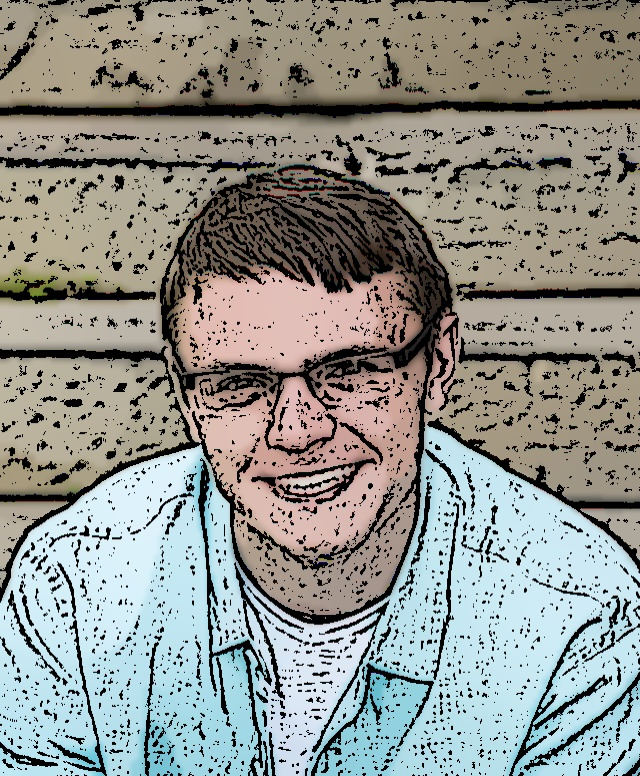
#> input picture Cartoon version.jpg, 640 x 776 px
$ python -i cartooninator.py   (imports and definitions only)
#> lines starting #> are read from the running program, lines starting #| are printed output that depends on the picture
#> further down, picture is the input picture: shape (776, 640, 3); mean B, G, R 141.2, 146.9, 144.8
import cv2
import numpy as np
from scipy import ndimage

# Environment Variables

def cartoonify(img):
    ## Edges
    edges = cv2.Canny(np.uint8(img), 10, 200)
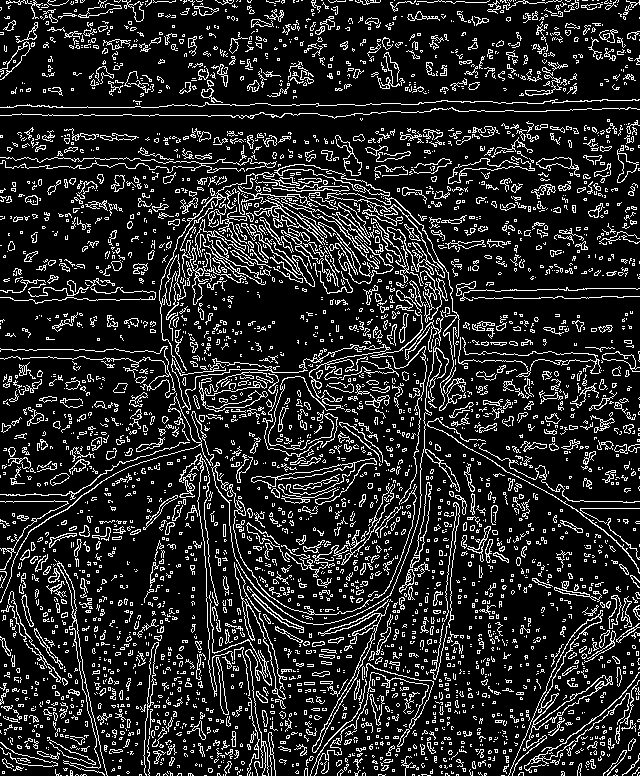
#> edges: shape (776, 640); 15.2% white in thin lines or dots
    edges = np.abs(edges - 255)
#> edges: shape (776, 640); values 0 (black) and 1 (white), 84.8% white; black in thin lines or dots

    # Cartoonization
    blurred = blur(np.uint8(img))
    img = cv2.bitwise_and(blurred, blurred, mask=edges)

    return img

# guassian blur
def blur(img):
    sigma = .1
    G = fgaussian(2 * np.ceil(3 * sigma) + 1, sigma)
    gIm = np.uint8(np.zeros([len(img),len(img[0]),3]))
#> gIm: shape (776, 640, 3); every value is 0
    gIm[:,:,0] = ndimage.convolve(img[:,:,0], G, mode="nearest")
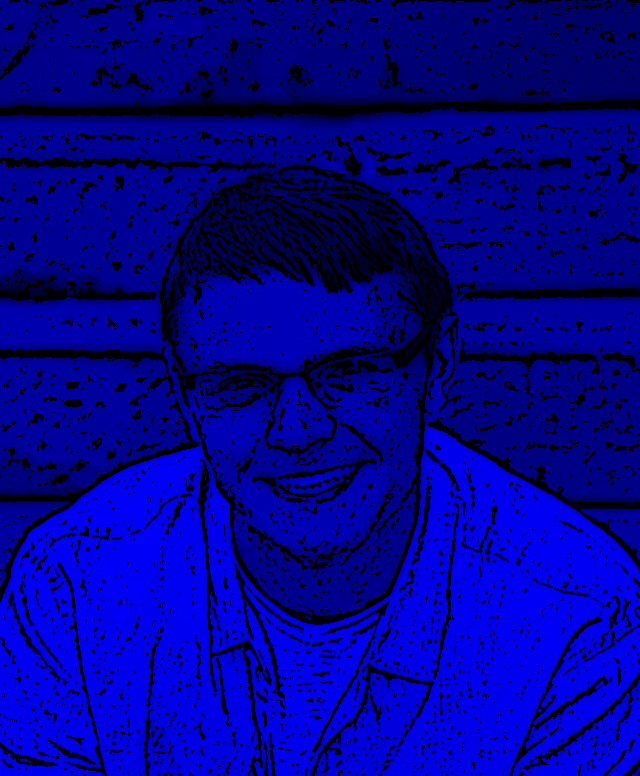
#> gIm: shape (776, 640, 3); mean B, G, R 141.2, 0, 0
    gIm[:,:,1] = ndimage.convolve(img[:,:,1], G, mode="nearest")
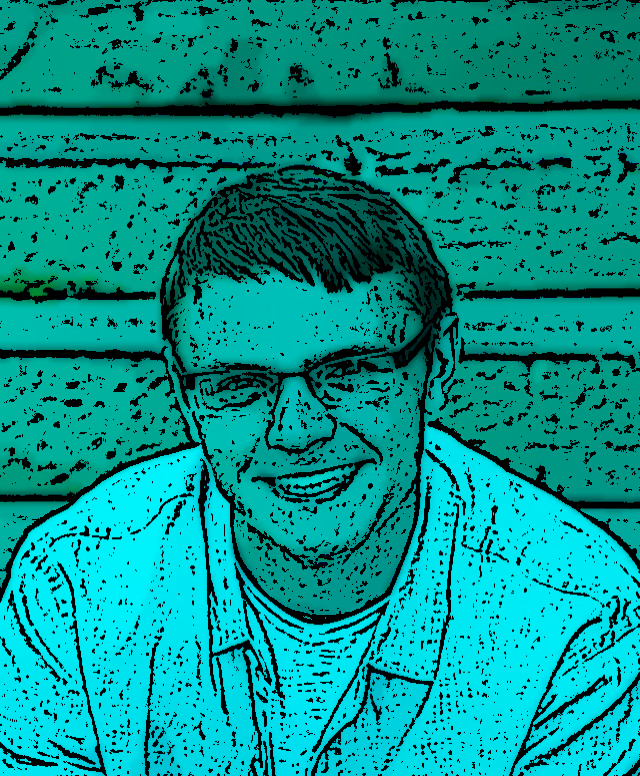
#> gIm: shape (776, 640, 3); mean B, G, R 141.2, 146.9, 0
    gIm[:,:,2] = ndimage.convolve(img[:,:,2], G, mode="nearest")
    return gIm
def fgaussian(size, sig):

  #Prep for two dims
  shape = (size,size)

  m,n = [(ss-1.)/2. for ss in shape]
  y,x = np.ogrid[-m:m + 1, -n:n + 1]


  h = np.exp( -(x * x + y * y) / (2. * sig * sig) )
  h[ h < np.finfo(h.dtype).eps * h.max() ] = 0

  sumh = h.sum()
  if sumh != 0:
    h /= sumh
  return h

>>> import cv2
>>> picture = cv2.imread('Cartoon version.jpg')
>>> result = cartoonify(picture)
#> in cartoonify, `img = cv2.bitwise_and(blurred, blurred, mask=edges)`:
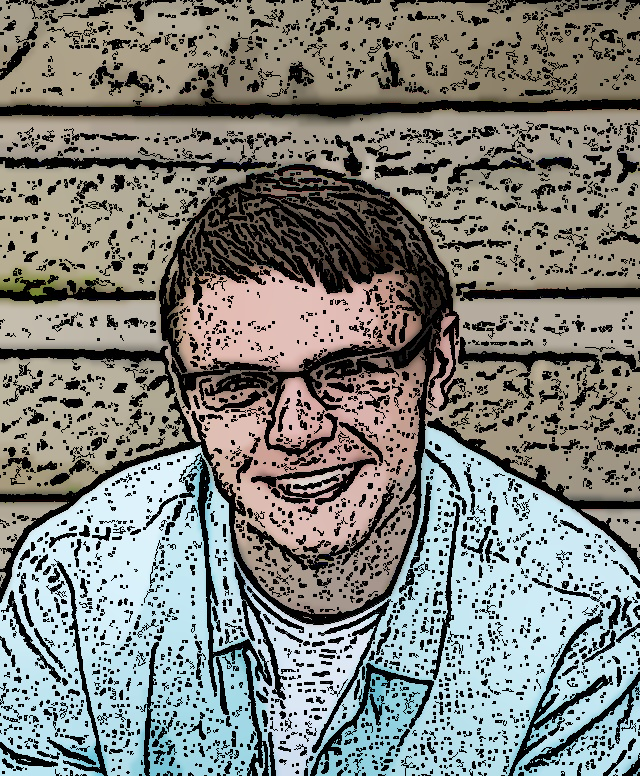
#> img: shape (776, 640, 3); mean B, G, R 124.8, 130, 128.2
